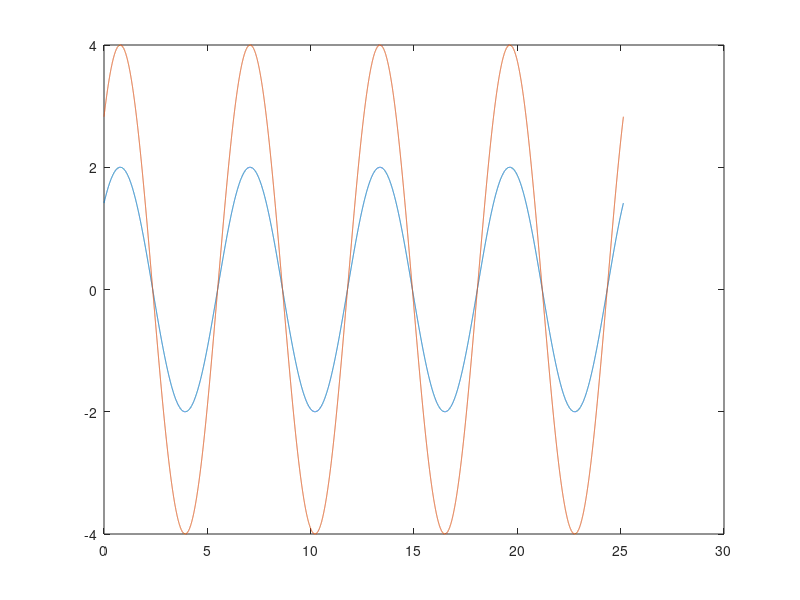

Write the MATLAB code that produced this figure.
%%lab 1.2.2

format compact
close all;
clear;
clc;

t=0:0.001:8*pi;
x1=2*sin(t+pi/4);
x2=4*sin(t+pi/4);

plot(t,x1,t,x2);
